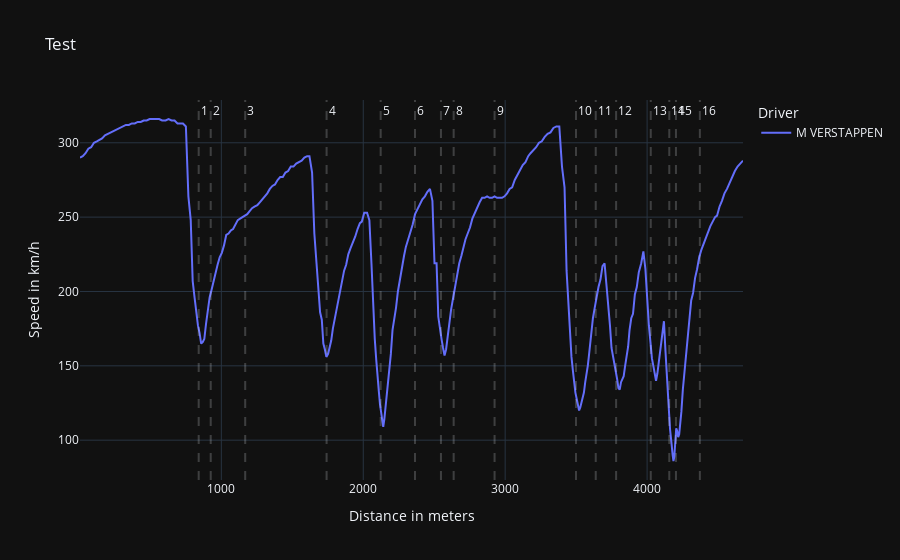

Write notebook code for a chart like this one.
### Markdown cell above
Vamos analisar a primeira curva no GP da Espanha e embbedar esses dados no LLM, para ver se o LLM consegue trazer informações sobre os dados

### Code cell
fastest_lap = session.laps.pick_fastest()
car_data = fastest_lap.get_car_data().add_distance()

circuit_info = session.get_circuit_info()


fastest_lap = session.laps.pick_driver(
    'VER').pick_fastest().get_car_data().add_distance()
# print(fastest_lap.keys())
fastest_lap = fastest_lap[['Distance', 'Speed']]
fastest_lap['Driver'] = session.get_driver('VER')['BroadcastName']

circuit_info = session.get_circuit_info()


fig = px.line(fastest_lap, x="Distance", y="Speed", color="Driver", title="Test", template="plotly_dark",
              labels=dict(Speed='Speed in km/h', Distance='Distance in meters'))

for _, corner in circuit_info.corners.iterrows():
    txt = f"{corner['Number']}{corner['Letter']}"
    fig.add_vline(x=corner['Distance'], line_dash="dash", annotation=dict(
        text=txt), fillcolor="gray", opacity=0.2)
fig.show()

# print(fastest_lap)

### Figure 1 — Plotly figure (JSON) as saved in the notebook; plotly's stock layout.template omitted (floating-point values rounded to 4 significant figures; data arrays with more than 128 entries replaced by an {"elided": "..."} marker saying what was removed)
{"data": [{"hovertemplate": "Driver=M VERSTAPPEN<br>Distance in meters=%{x}<br>Speed in km/h=%{y}<extra></extra>", "legendgroup": "M VERSTAPPEN", "line": {"color": "#636efa", "dash": "solid"}, "marker": {"symbol": "circle"}, "mode": "lines", "name": "M VERSTAPPEN", "orientation": "v", "showlegend": true, "type": "scatter", "x": {"elided": "320 float values"}, "xaxis": "x", "y": {"elided": "320 int values"}, "yaxis": "y"}], "layout": {"annotations": [{"showarrow": false, "text": "1", "x": 840.4, "xanchor": "left", "xref": "x", "y": 1, "yanchor": "top", "yref": "y domain"}, {"showarrow": false, "text": "2", "x": 925.2, "xanchor": "left", "xref": "x", "y": 1, "yanchor": "top", "yref": "y domain"}, {"showarrow": false, "text": "3", "x": 1168.0, "xanchor": "left", "xref": "x", "y": 1, "yanchor": "top", "yref": "y domain"}, {"showarrow": false, "text": "4", "x": 1742.0, "xanchor": "left", "xref": "x", "y": 1, "yanchor": "top", "yref": "y domain"}, {"showarrow": false, "text": "5", "x": 2123.0, "xanchor": "left", "xref": "x", "y": 1, "yanchor": "top", "yref": "y domain"}, {"showarrow": false, "text": "6", "x": 2365.0, "xanchor": "left", "xref": "x", "y": 1, "yanchor": "top", "yref": "y domain"}, {"showarrow": false, "text": "7", "x": 2548.0, "xanchor": "left", "xref": "x", "y": 1, "yanchor": "top", "yref": "y domain"}, {"showarrow": false, "text": "8", "x": 2637.0, "xanchor": "left", "xref": "x", "y": 1, "yanchor": "top", "yref": "y domain"}, {"showarrow": false, "text": "9", "x": 2925.0, "xanchor": "left", "xref": "x", "y": 1, "yanchor": "top", "yref": "y domain"}, {"showarrow": false, "text": "10", "x": 3499.0, "xanchor": "left", "xref": "x", "y": 1, "yanchor": "top", "yref": "y domain"}, {"showarrow": false, "text": "11", "x": 3638.0, "xanchor": "left", "xref": "x", "y": 1, "yanchor": "top", "yref": "y domain"}, {"showarrow": false, "text": "12", "x": 3782.0, "xanchor": "left", "xref": "x", "y": 1, "yanchor": "top", "yref": "y domain"}, {"showarrow": false, "text": "13", "x": 4026.0, "xanchor": "left", "xref": "x", "y": 1, "yanchor": "top", "yref": "y domain"}, {"showarrow": false, "text": "14", "x": 4156.0, "xanchor": "left", "xref": "x", "y": 1, "yanchor": "top", "yref": "y domain"}, {"showarrow": false, "text": "15", "x": 4204.0, "xanchor": "left", "xref": "x", "y": 1, "yanchor": "top", "yref": "y domain"}, {"showarrow": false, "text": "16", "x": 4372.0, "xanchor": "left", "xref": "x", "y": 1, "yanchor": "top", "yref": "y domain"}], "legend": {"title": {"text": "Driver"}, "tracegroupgap": 0}, "shapes": [{"fillcolor": "gray", "line": {"dash": "dash"}, "opacity": 0.2, "type": "line", "x0": 840.4, "x1": 840.4, "xref": "x", "y0": 0, "y1": 1, "yref": "y domain"}, {"fillcolor": "gray", "line": {"dash": "dash"}, "opacity": 0.2, "type": "line", "x0": 925.2, "x1": 925.2, "xref": "x", "y0": 0, "y1": 1, "yref": "y domain"}, {"fillcolor": "gray", "line": {"dash": "dash"}, "opacity": 0.2, "type": "line", "x0": 1168.0, "x1": 1168.0, "xref": "x", "y0": 0, "y1": 1, "yref": "y domain"}, {"fillcolor": "gray", "line": {"dash": "dash"}, "opacity": 0.2, "type": "line", "x0": 1742.0, "x1": 1742.0, "xref": "x", "y0": 0, "y1": 1, "yref": "y domain"}, {"fillcolor": "gray", "line": {"dash": "dash"}, "opacity": 0.2, "type": "line", "x0": 2123.0, "x1": 2123.0, "xref": "x", "y0": 0, "y1": 1, "yref": "y domain"}, {"fillcolor": "gray", "line": {"dash": "dash"}, "opacity": 0.2, "type": "line", "x0": 2365.0, "x1": 2365.0, "xref": "x", "y0": 0, "y1": 1, "yref": "y domain"}, {"fillcolor": "gray", "line": {"dash": "dash"}, "opacity": 0.2, "type": "line", "x0": 2548.0, "x1": 2548.0, "xref": "x", "y0": 0, "y1": 1, "yref": "y domain"}, {"fillcolor": "gray", "line": {"dash": "dash"}, "opacity": 0.2, "type": "line", "x0": 2637.0, "x1": 2637.0, "xref": "x", "y0": 0, "y1": 1, "yref": "y domain"}, {"fillcolor": "gray", "line": {"dash": "dash"}, "opacity": 0.2, "type": "line", "x0": 2925.0, "x1": 2925.0, "xref": "x", "y0": 0, "y1": 1, "yref": "y domain"}, {"fillcolor": "gray", "line": {"dash": "dash"}, "opacity": 0.2, "type": "line", "x0": 3499.0, "x1": 3499.0, "xref": "x", "y0": 0, "y1": 1, "yref": "y domain"}, {"fillcolor": "gray", "line": {"dash": "dash"}, "opacity": 0.2, "type": "line", "x0": 3638.0, "x1": 3638.0, "xref": "x", "y0": 0, "y1": 1, "yref": "y domain"}, {"fillcolor": "gray", "line": {"dash": "dash"}, "opacity": 0.2, "type": "line", "x0": 3782.0, "x1": 3782.0, "xref": "x", "y0": 0, "y1": 1, "yref": "y domain"}, {"fillcolor": "gray", "line": {"dash": "dash"}, "opacity": 0.2, "type": "line", "x0": 4026.0, "x1": 4026.0, "xref": "x", "y0": 0, "y1": 1, "yref": "y domain"}, {"fillcolor": "gray", "line": {"dash": "dash"}, "opacity": 0.2, "type": "line", "x0": 4156.0, "x1": 4156.0, "xref": "x", "y0": 0, "y1": 1, "yref": "y domain"}, {"fillcolor": "gray", "line": {"dash": "dash"}, "opacity": 0.2, "type": "line", "x0": 4204.0, "x1": 4204.0, "xref": "x", "y0": 0, "y1": 1, "yref": "y domain"}, {"fillcolor": "gray", "line": {"dash": "dash"}, "opacity": 0.2, "type": "line", "x0": 4372.0, "x1": 4372.0, "xref": "x", "y0": 0, "y1": 1, "yref": "y domain"}], "title": {"text": "Test"}, "xaxis": {"anchor": "y", "domain": [0, 1], "title": {"text": "Distance in meters"}}, "yaxis": {"anchor": "x", "domain": [0, 1], "title": {"text": "Speed in km/h"}}}}
